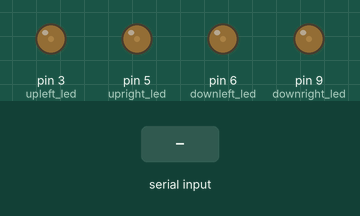
This sketch was run on a simulated Arduino Uno, built with avr-gcc and run on an emulated ATmega328P. On the bench: output pins drawn as LEDs (lit = HIGH). Inputs (shaded band) come from the test bench. What the sketch prints to the serial monitor is not drawn.

Above: at 1.2 s.
1.3 s: byte 90 received over Serial
At 2.5 s:
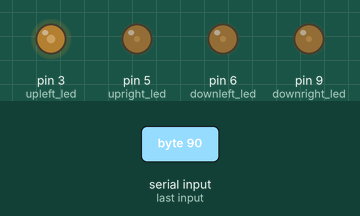
2.8 s: byte 120 received over Serial
At 3.8 s:
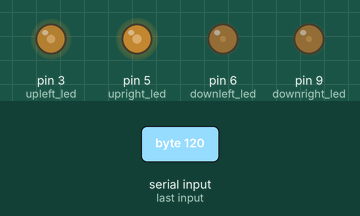
4.3 s: byte 90 received over Serial
At 4.9 s:
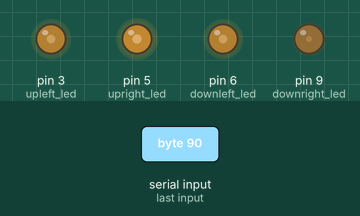
5.8 s: byte 120 received over Serial
At 6.1 s:
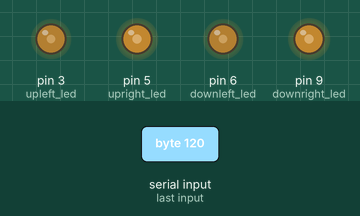
Timing chart, 0 to 8.3 s (numbered marks = the images above; inputs shaded):
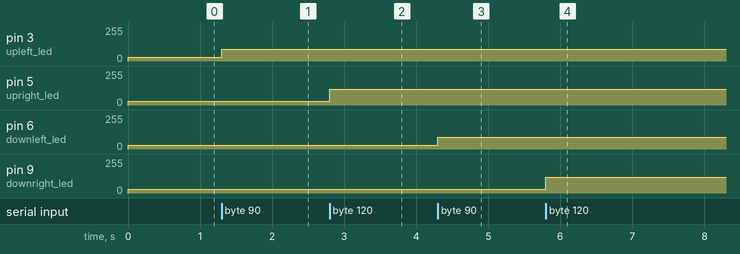

Measured:
- after the input at 1.3 s, pin 3 (upleft_led): 30/255 → 90/255 at once
- after the input at 2.8 s, pin 5 (upright_led): 30/255 → 120/255 at once
- after the input at 4.3 s, pin 6 (downleft_led): 30/255 → 90/255 at once
- after the input at 5.8 s, pin 9 (downright_led): 30/255 → 120/255 at once

The sketch:

squareled02.ino
```cpp
const int upleft_led = 3;
const int upright_led = 5;
const int downleft_led = 6;
const int downright_led = 9;
int val[4];
int i;

void setup() {
  Serial.begin(9600);
  Serial.write(0);
  i = 0;
  for (int i = 0; i < 4; i++) {
    val[i] = 30;
  }
}

void loop() {
  if (Serial.available()) {
    val[i] = Serial.read();
    if (i > 4 || val[i] == '\0') {
      i = 0;
    }
    else {
      i++;
    }
  }
  analogWrite(upleft_led, val[0]);
  analogWrite(upright_led, val[1]);
  analogWrite(downleft_led, val[2]);
  analogWrite(downright_led, val[3]);
}
```
